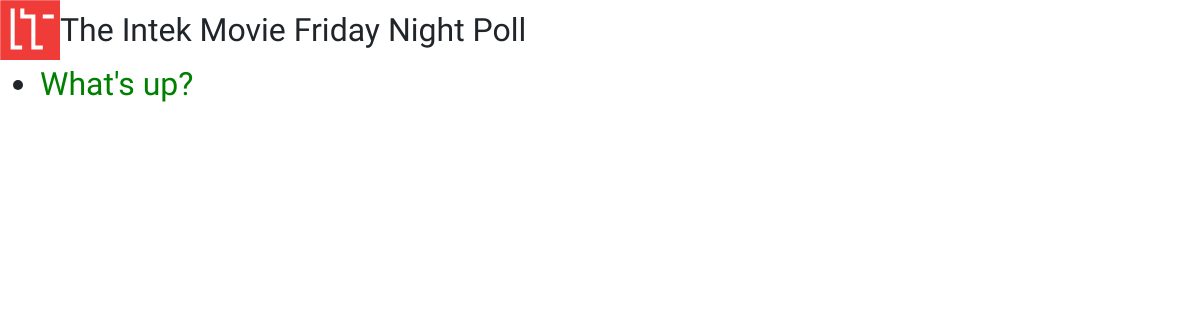
Before: / with the older database file.
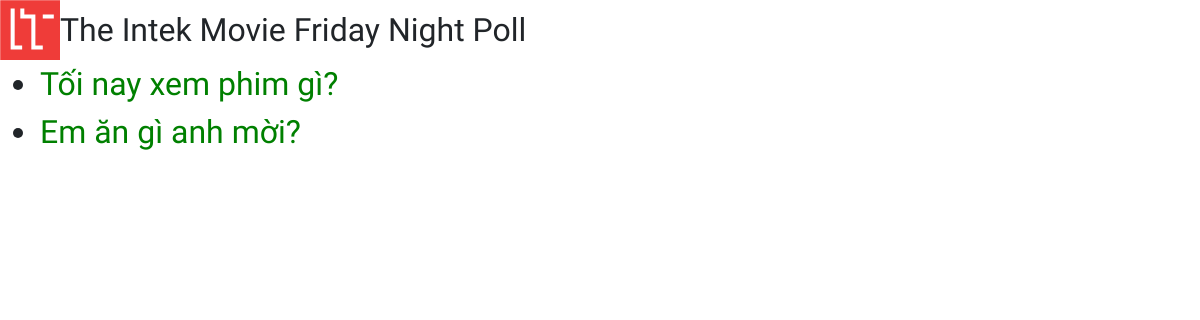
After: the same page with the newer database file.
### IntekMovieFridayPoll/models.py (models this page shows, shortened)
class Question(models.Model):
    question_text = models.CharField(max_length=200)
    pub_date = models.DateTimeField('date published')
    votes = models.IntegerField(default=0)
    def was_published_recently(self):
        now = timezone.now()
        return now - datetime.timedelta(days=1) <= self.pub_date <= now
    was_published_recently.admin_order_field = 'pub_date'
    was_published_recently.boolean = True
    was_published_recently.short_description = 'Published recently?'

### IntekMovieFridayPoll/views.py (the view)
# urls.py: path('', views.IndexView.as_view(), name='index'),
class IndexView(generic.ListView):
    template_name = 'IntekMovieFridayPoll/index.html'
    context_object_name = 'latest_question_list'
    def get_queryset(self):
        return Question.objects.filter(
            pub_date__lte=timezone.now()
        ).order_by('-pub_date')[:5]

### IntekMovieFridayPoll/templates/IntekMovieFridayPoll/index.html (shortened to what this page needs)
{% extends "IntekMovieFridayPoll/base.html" %}
{% block css %}
    <link rel="stylesheet" type="text/css" href="{{ STATIC_URL }}IntekMovieFridayPoll/style.css">
{% endblock %}
{% block content %}
    {% if latest_question_list %}
        <ul>
            {% for question in latest_question_list %}
                <li><a href="{% url 'IntekMovieFridayPoll:detail' question.id %}">{{ question.question_text }}</a></li>
            {% endfor %}
        </ul>
    {% else %}
        <p>No polls are available.</p>
    {% endif %}
{% endblock %}

Changed rows visible on the page:
removed Question: question_text "What's up?"
added Question: question_text "Tối nay xem phim gì?"
added Question: question_text "Em ăn gì anh mời?"
